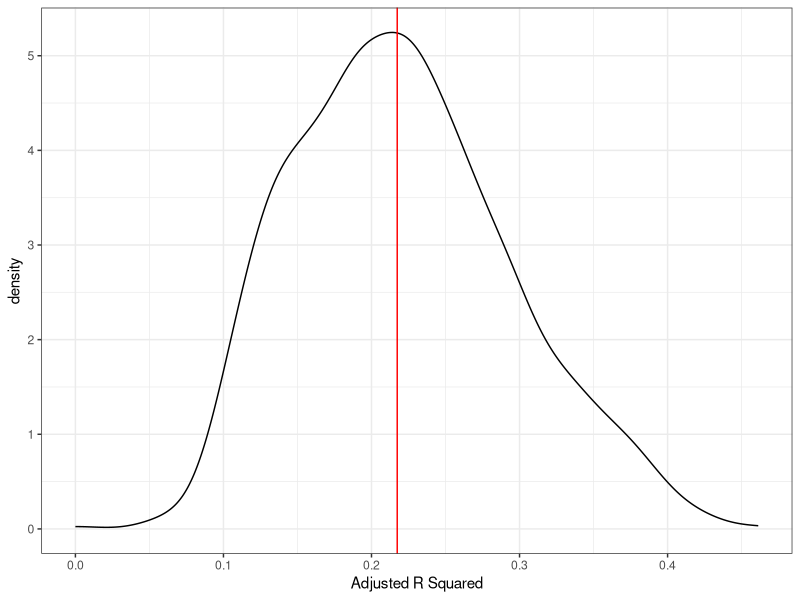
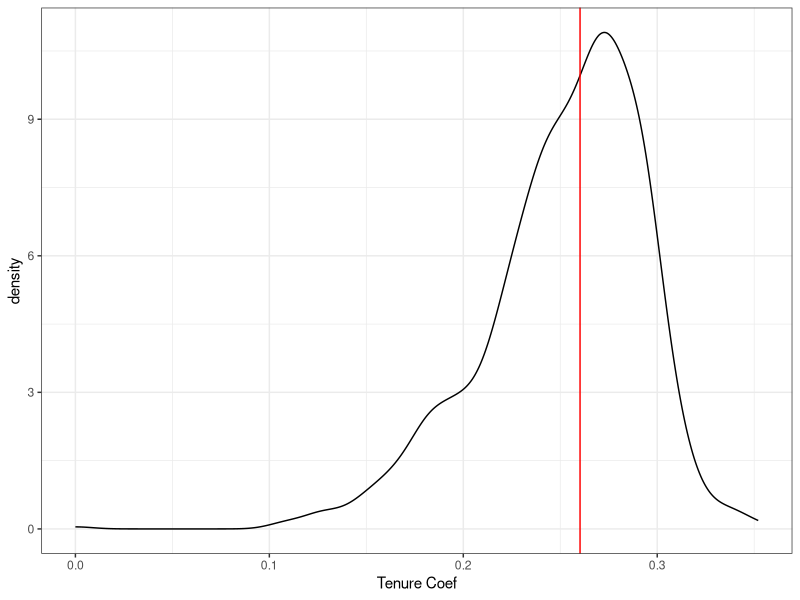
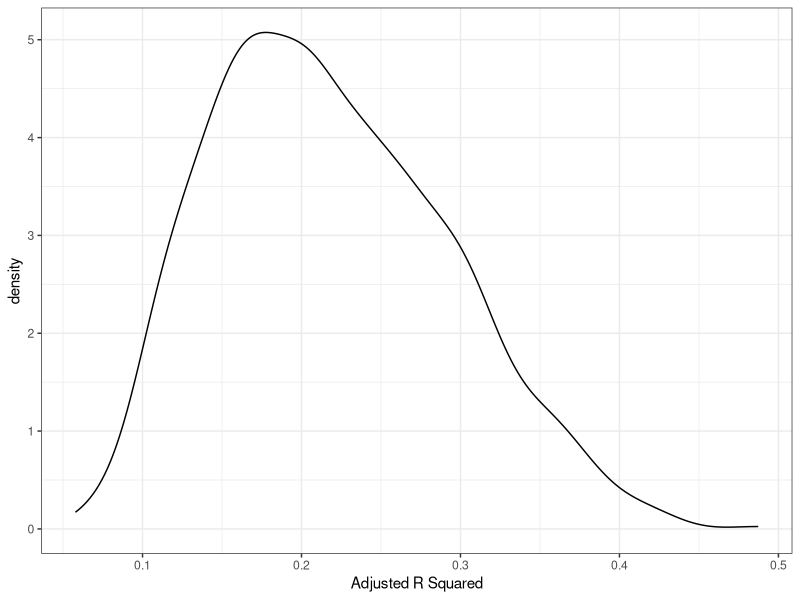

These figures' R source, in order:
library(tidyverse)
library(rsample)

d <- read_tsv("satisfaction_survey.txt")

d$tenure[1] <- 20
d$satisfaction[1] <- 10

lm.1 <- lm(satisfaction ~ assigned_sex + location + tenure,
           data=d)

lm.2 <- lm(satisfaction ~ assigned_sex + tenure,
           data=d)

anova(lm.2,lm.1)

summary(lm.2)

summary(lm.2)$adj.r.squared


# let's do bootstrap estimate of R^2 and tenure coef
n.sim <- 1000
results <- tibble(adj_r_squared=rep(0.0,n.sim),
                  tenure_coef=0.0)

for(i in 2:n.sim){
  new.d <- d %>% 
    slice_sample(n=nrow(d),replace=T)
  
  this.lm <- lm(satisfaction ~ assigned_sex + tenure,
                data=new.d)
  
  results$adj_r_squared[i] <- summary(this.lm)$adj.r.squared
  results$tenure_coef[i] <- coef(this.lm)[4]
  
}

apply(results,2,mean)
apply(results,2,sd)

ggplot(results,
       aes(x=adj_r_squared)) + 
  geom_density() + 
  theme_bw() + 
  labs(x="Adjusted R Squared") + 
  geom_vline(xintercept=summary(lm.2)$adj.r.squared,col="red")

ggplot(results,
       aes(x=tenure_coef)) + 
  geom_density() + 
  theme_bw() + 
  labs(x="Tenure Coef") + 
  geom_vline(xintercept=coef(lm.2)[4],col="red")

# Let's try it using rsample
results.2 <- tibble(statistic=rep(0.0,n.sim))

summary(lm.2)$adj.r.squared

replicates <- bootstraps(d,times=n.sim)

for(i in 1:length(replicates$splits)){
  new.d <- as.data.frame(replicates$splits[[i]])
  
  this.lm <- lm(satisfaction ~ assigned_sex + tenure,
                data=new.d)
  
  results.2$statistic[i] <- summary(this.lm)$adj.r.squared
}

ggplot(results.2,
       aes(x=statistic)) + 
  geom_density() + 
  theme_bw() + 
  labs(x="Adjusted R Squared") + 
  geom_vline(xintercept=results$statistic[1],col="red")
